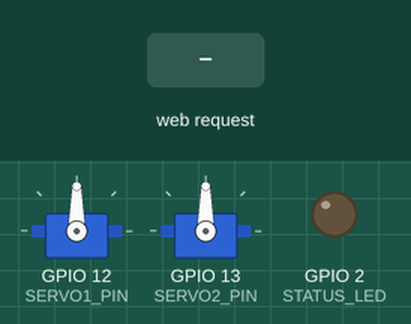
The sketch below on a simulated ESP32. Shown: 2 × servo, output pins drawn as LEDs (lit = HIGH). The inputs (shaded band) are chosen by the test bench. WiFi joins after 1.5 s; servers stay silent unless stated; what the sketch prints to the serial monitor is not drawn.

Above: at 4.3 s.
4.4 s: HTTP request GET /move received
At 5.4 s:
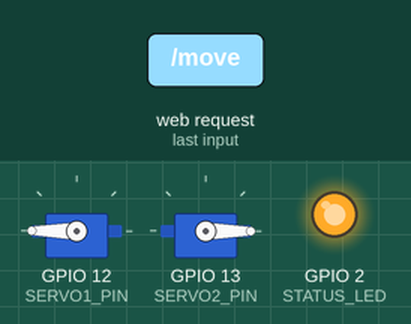
6.3 s: HTTP request GET /return received
At 6.46 s:
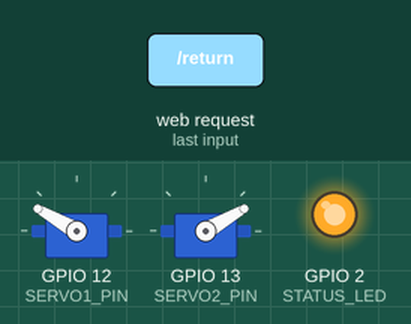
8.2 s: HTTP request GET /s1_move received
At 9.1 s:
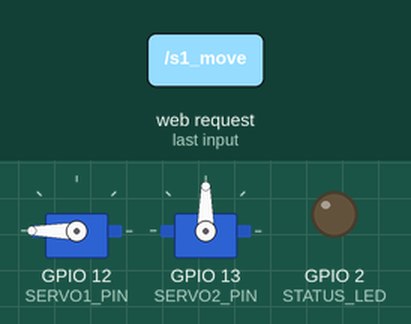
10.1 s: HTTP request GET /s1_return received
At 10.26 s:
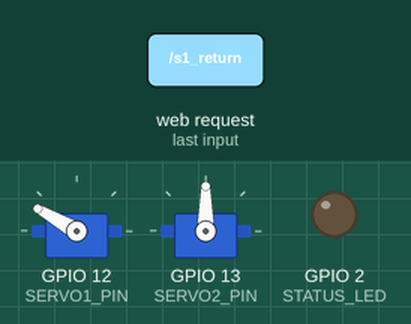
12.0 s: HTTP request GET /s2_move received
At 13.2 s:
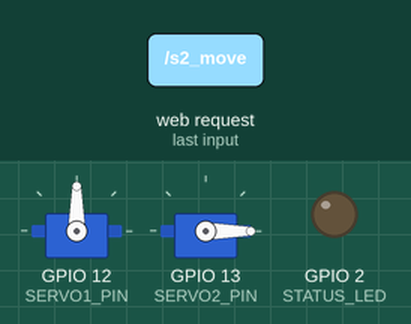
13.9 s: HTTP request GET /s2_return received
At 14.28 s:
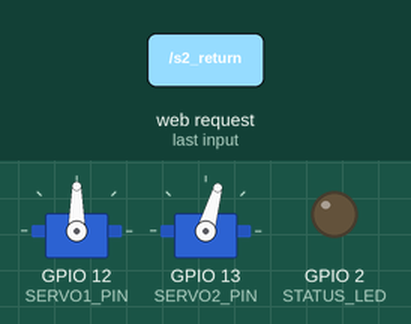
Timing chart, 0 to 16.8 s (numbered marks = the images above; inputs shaded):
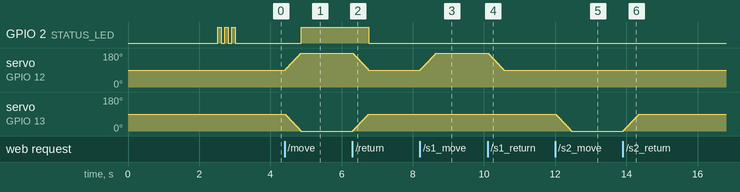

The sketch:

demo_servo.ino
```cpp
/*
 * ============================================================
 *  DEMO SERVO — Container Gate Controller
 * ============================================================
 *  Servo 1 (Left Gate)  → GPIO 12 — moves 100° clockwise
 *  Servo 2 (Right Gate) → GPIO 13 — moves 100° anti-clockwise
 *
 *  Both start at 90° (center).
 *  "Move Servos"    → Servo1 goes to 190°, Servo2 goes to -10° (clamped 0-180)
 *                      i.e. Servo1: 90→190 (capped 180), Servo2: 90→0 (approx)
 *  "Return to Place" → Both return to 90°
 *
 *  Board: ESP32 DevKit / any ESP32
 *  Library: ESP32Servo
 * ============================================================
 */

#include <WiFi.h>
#include <ESP32Servo.h>
#include <WebServer.h>

// ============================================================
//  CONFIGURATION
// ============================================================
const char* WIFI_SSID = "aliswork";
const char* WIFI_PASS = "12345678";

#define SERVO1_PIN 12   // Left gate
#define SERVO2_PIN 13   // Right gate

// Starting position (center is 90 degrees for servos)
// This prevents the startup jerk, as servos default to 90!
#define HOME_POS   90

// Both servos move 90 degrees, but in opposite directions
#define SERVO1_MOVE  180   // 90 + 90
#define SERVO2_MOVE  0     // 90 - 90

#define STATUS_LED 2

// ============================================================
//  GLOBALS
// ============================================================
Servo servo1;
Servo servo2;
WebServer server(80);

bool moved = false;

// ============================================================
//  WEB PAGE
// ============================================================
const char HTML_PAGE[] PROGMEM = R"rawliteral(
<!DOCTYPE html>
<html>
<head>
  <meta charset="UTF-8">
  <meta name="viewport" content="width=device-width, initial-scale=1.0">
  <title>Gate Controller</title>
  <style>
    * { margin: 0; padding: 0; box-sizing: border-box; }
    body {
      font-family: 'Segoe UI', Arial, sans-serif;
      background: linear-gradient(135deg, #0a0a1a 0%, #1a1a3e 50%, #0d1b2a 100%);
      color: #f0f0ff;
      min-height: 100vh;
      display: flex;
      flex-direction: column;
      align-items: center;
      justify-content: center;
    }
    .container {
      background: rgba(18, 18, 42, 0.95);
      border: 2px solid #6c63ff;
      border-radius: 20px;
      padding: 40px 50px;
      text-align: center;
      box-shadow: 0 0 40px rgba(108, 99, 255, 0.3);
      max-width: 420px;
      width: 90%;
    }
    h1 { font-size: 28px; margin-bottom: 8px; color: #ff2e63; }
    .subtitle { font-size: 14px; color: #6a6a8a; margin-bottom: 30px; }
    .status {
      font-size: 22px; font-weight: bold;
      margin-bottom: 30px; padding: 12px 24px;
      border-radius: 12px; transition: all 0.3s ease;
    }
    .status.moved {
      background: rgba(0, 230, 118, 0.15);
      color: #00e676; border: 1px solid #00e676;
    }
    .status.home {
      background: rgba(68, 138, 255, 0.15);
      color: #448aff; border: 1px solid #448aff;
    }
    .btn-group { display: flex; gap: 12px; justify-content: center; flex-wrap: wrap; }
    .btn {
      font-size: 16px; font-weight: bold;
      padding: 14px 24px; border: none; border-radius: 12px;
      cursor: pointer; transition: all 0.2s ease; min-width: 150px;
    }
    .btn:active { transform: scale(0.95); }
    .btn-move {
      background: linear-gradient(135deg, #00e676, #00c853);
      color: #000; box-shadow: 0 4px 20px rgba(0, 230, 118, 0.4);
    }
    .btn-move:hover { box-shadow: 0 6px 30px rgba(0, 230, 118, 0.6); }
    .btn-return {
      background: linear-gradient(135deg, #448aff, #2962ff);
      color: #fff; box-shadow: 0 4px 20px rgba(68, 138, 255, 0.4);
    }
    .btn-return:hover { box-shadow: 0 6px 30px rgba(68, 138, 255, 0.6); }
    .btn-s1 {
      background: linear-gradient(135deg, #ff9100, #e65100);
      color: #fff; box-shadow: 0 4px 15px rgba(255, 145, 0, 0.4);
    }
    .btn-s1:hover { box-shadow: 0 6px 25px rgba(255, 145, 0, 0.6); }
    .btn-s2 {
      background: linear-gradient(135deg, #b388ff, #7c4dff);
      color: #fff; box-shadow: 0 4px 15px rgba(179, 136, 255, 0.4);
    }
    .btn-s2:hover { box-shadow: 0 6px 25px rgba(179, 136, 255, 0.6); }
    .section-label {
      font-size: 11px; color: #6a6a8a; margin: 20px 0 8px;
      text-transform: uppercase; letter-spacing: 2px;
    }
    .info { margin-top: 24px; font-size: 12px; color: #6a6a8a; }
  </style>
</head>
<body>
  <div class="container">
    <h1>&#x1F6AA; Gate Controller</h1>
    <p class="subtitle">Fire Fauji &mdash; Container Gate Demo</p>
    <div id="status" class="status home">&#x1F512; HOME POSITION</div>

    <p class="section-label">Both Gates</p>
    <div class="btn-group">
      <button class="btn btn-move" onclick="sendCmd('move')">&#x1F513; Move Servos</button>
      <button class="btn btn-return" onclick="sendCmd('return')">&#x1F512; Return to Place</button>
    </div>

    <p class="section-label">Individual Control</p>
    <div class="btn-group">
      <button class="btn btn-s1" onclick="sendCmd('s1_move')">S1 Move</button>
      <button class="btn btn-s1" onclick="sendCmd('s1_return')">S1 Return</button>
    </div>
    <div class="btn-group" style="margin-top:10px">
      <button class="btn btn-s2" onclick="sendCmd('s2_move')">S2 Move</button>
      <button class="btn btn-s2" onclick="sendCmd('s2_return')">S2 Return</button>
    </div>

    <p class="info">Servo 1: 0&rarr;90&deg; &middot; Servo 2: 0&rarr;-90&deg; (from center)</p>
  </div>
  <script>
    function sendCmd(action) {
      fetch('/' + action).then(r => r.text()).then(t => {
        var s = document.getElementById('status');
        if (t.trim() === 'MOVED' || t.trim() === 'S1_MOVED' || t.trim() === 'S2_MOVED') {
          s.className = 'status moved';
          s.innerHTML = '&#x1F513; ' + t.trim();
        } else {
          s.className = 'status home';
          s.innerHTML = '&#x1F512; ' + t.trim();
        }
      }).catch(e => console.error(e));
    }
    fetch('/state').then(r => r.text()).then(t => {
      if (t.trim() === 'MOVED') {
        var s = document.getElementById('status');
        s.className = 'status moved';
        s.innerHTML = '&#x1F513; GATES OPEN';
      }
    });
  </script>
</body>
</html>
)rawliteral";

// ============================================================
//  HTTP HANDLERS
// ============================================================
void handleRoot() {
  server.send(200, "text/html", HTML_PAGE);
}

void handleMove() {
  Serial.println("🔓 Moving servos...");

  // Medium sweep: 90->180 (S1) and 90->0 (S2)
  for (int i = 0; i <= 90; i += 2) {
    servo1.write(HOME_POS + i);        // 90 → 180
    servo2.write(HOME_POS - i);        // 90 → 0
    delay(10); // Medium speed
  }
  servo1.write(SERVO1_MOVE);
  servo2.write(SERVO2_MOVE);
  moved = true;
  digitalWrite(STATUS_LED, HIGH);

  Serial.printf("✅ S1 → %d°, S2 → %d°\n", SERVO1_MOVE, SERVO2_MOVE);
  server.send(200, "text/plain", "MOVED");
}

void handleReturn() {
  Serial.println("🔒 Returning servos to home...");

  // Medium return: 180->90 (S1) and 0->90 (S2)
  for (int i = 0; i <= 90; i += 2) {
    servo1.write(SERVO1_MOVE - i);     // 180 → 90
    servo2.write(SERVO2_MOVE + i);     // 0 → 90
    delay(10); // Medium speed
  }
  servo1.write(HOME_POS);
  servo2.write(HOME_POS);
  moved = false;
  digitalWrite(STATUS_LED, LOW);

  Serial.printf("✅ Both servos → home\n");
  server.send(200, "text/plain", "HOME");
}

void handleState() {
  server.send(200, "text/plain", moved ? "MOVED" : "HOME");
}

// Individual servo handlers
void handleS1Move() {
  Serial.println("\xF0\x9F\x94\x93 Servo 1 moving...");
  for (int i = 0; i <= 90; i += 2) {
    servo1.write(HOME_POS + i);
    delay(10);
  }
  servo1.write(SERVO1_MOVE);
  Serial.printf("\xE2\x9C\x85 Servo1 \xE2\x86\x92 %d\xC2\xB0\n", SERVO1_MOVE);
  server.send(200, "text/plain", "S1_MOVED");
}

void handleS1Return() {
  Serial.println("\xF0\x9F\x94\x92 Servo 1 returning...");
  for (int i = 0; i <= 90; i += 2) {
    servo1.write(SERVO1_MOVE - i);
    delay(10);
  }
  servo1.write(HOME_POS);
  Serial.printf("\xE2\x9C\x85 Servo1 \xE2\x86\x92 %d\xC2\xB0\n", HOME_POS);
  server.send(200, "text/plain", "S1_HOME");
}

void handleS2Move() {
  Serial.println("\xF0\x9F\x94\x93 Servo 2 moving...");
  for (int i = 0; i <= 90; i += 2) {
    servo2.write(HOME_POS - i);
    delay(10);
  }
  servo2.write(SERVO2_MOVE);
  Serial.printf("\xE2\x9C\x85 Servo2 \xE2\x86\x92 %d\xC2\xB0\n", SERVO2_MOVE);
  server.send(200, "text/plain", "S2_MOVED");
}

void handleS2Return() {
  Serial.println("\xF0\x9F\x94\x92 Servo 2 returning...");
  for (int i = 0; i <= 90; i += 2) {
    servo2.write(SERVO2_MOVE + i);
    delay(10);
  }
  servo2.write(HOME_POS);
  Serial.printf("\xE2\x9C\x85 Servo2 \xE2\x86\x92 %d\xC2\xB0\n", HOME_POS);
  server.send(200, "text/plain", "S2_HOME");
}

// ============================================================
//  SETUP
// ============================================================
void setup() {
  Serial.begin(115200);
  delay(1000);

  Serial.println("\n========================================");
  Serial.println(" DEMO SERVO — Container Gate Controller");
  Serial.println("========================================");

  pinMode(STATUS_LED, OUTPUT);
  digitalWrite(STATUS_LED, LOW);

  // Attach servos and go to home (center)
  servo1.attach(SERVO1_PIN);
  servo2.attach(SERVO2_PIN);
  servo1.write(HOME_POS);
  servo2.write(HOME_POS);
  Serial.printf("✅ Servos at home position (%d°)\n", HOME_POS);

  // WiFi
  WiFi.mode(WIFI_STA);
  WiFi.begin(WIFI_SSID, WIFI_PASS);

  Serial.print("Connecting");
  int tries = 0;
  while (WiFi.status() != WL_CONNECTED && tries < 40) {
    delay(500);
    Serial.print(".");
    tries++;
  }

  if (WiFi.status() == WL_CONNECTED) {
    Serial.println("\n✅ Connected!");
    Serial.print("   IP: "); Serial.println(WiFi.localIP());
    Serial.print("   Open: http://"); Serial.print(WiFi.localIP()); Serial.println("/");
  } else {
    Serial.println("\n❌ WiFi failed. Restarting...");
    ESP.restart();
  }

  server.on("/", handleRoot);
  server.on("/move", handleMove);
  server.on("/return", handleReturn);
  server.on("/state", handleState);
  server.on("/s1_move", handleS1Move);
  server.on("/s1_return", handleS1Return);
  server.on("/s2_move", handleS2Move);
  server.on("/s2_return", handleS2Return);
  server.begin();

  Serial.println("🟢 READY — open URL in browser.");

  for (int i = 0; i < 3; i++) {
    digitalWrite(STATUS_LED, HIGH); delay(100);
    digitalWrite(STATUS_LED, LOW);  delay(100);
  }
}

// ============================================================
//  LOOP
// ============================================================
void loop() {
  server.handleClient();
  delay(1);
}
```

Measured:
- after the input at 4.4 s, GPIO 2 (STATUS_LED): LOW → HIGH after 0.46 s; servo on GPIO 12 (SERVO1_PIN): moves from 90° to 180° over 0.44 s, starting at once; servo on GPIO 13 (SERVO2_PIN): moves from 90° to 0° over 0.44 s, starting at once
- after the input at 6.3 s, GPIO 2 (STATUS_LED): HIGH → LOW after 0.46 s; servo on GPIO 12 (SERVO1_PIN): moves from 180° to 90° over 0.44 s, starting at once; servo on GPIO 13 (SERVO2_PIN): moves from 0° to 90° over 0.44 s, starting at once
- after the input at 8.2 s, servo on GPIO 12 (SERVO1_PIN): moves from 90° to 180° over 0.44 s, starting at once
- after the input at 10.1 s, servo on GPIO 12 (SERVO1_PIN): moves from 180° to 90° over 0.44 s, starting at once
- after the input at 12.0 s, servo on GPIO 13 (SERVO2_PIN): moves from 90° to 0° over 0.44 s, starting at once
- after the input at 13.9 s, servo on GPIO 13 (SERVO2_PIN): moves from 0° to 90° over 0.44 s, starting at once
